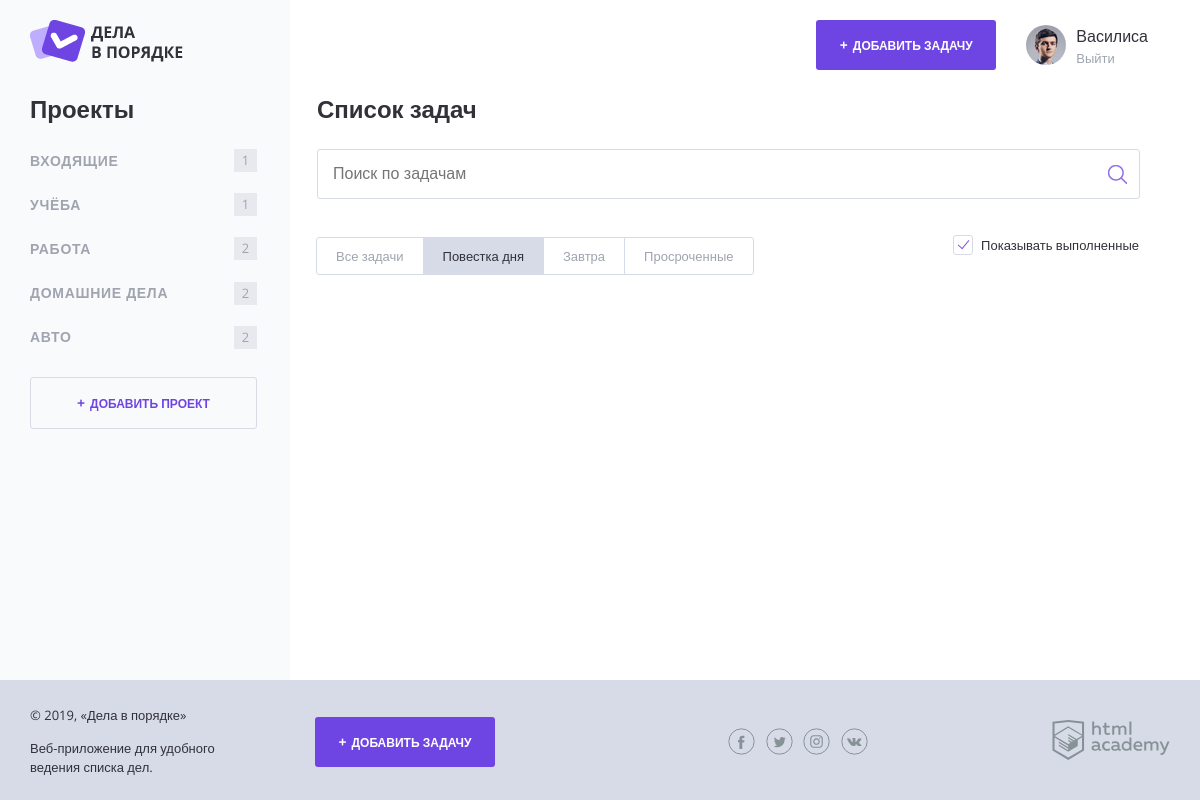
Before: /?tab=today (signed in) with the older database file.
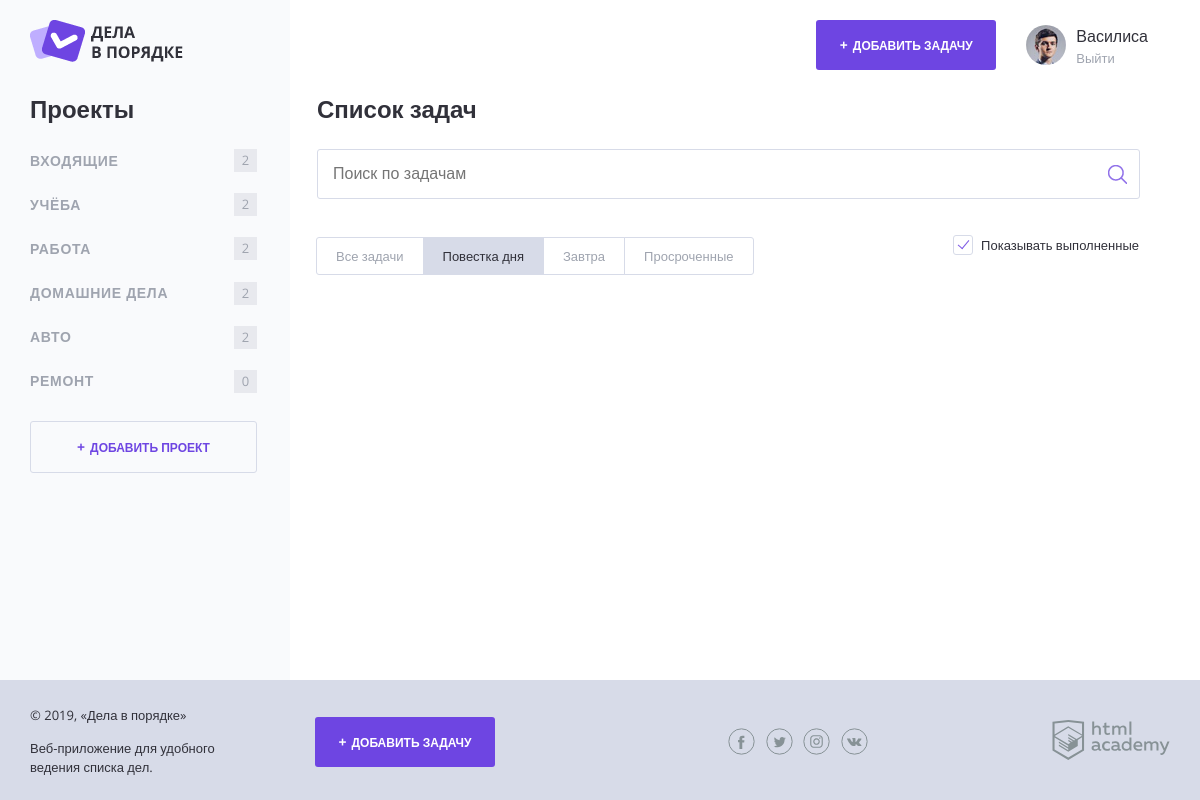
After: the same page with the newer database file.
### tables this page shows
CREATE TABLE projects (
    id INT AUTO_INCREMENT PRIMARY KEY,
    user_id INT NOT NULL,
    name CHAR(128) NOT NULL,
    KEY(user_id),
    KEY(name)
);

### functions.php (called while the page is built, shortened)
<?php
function includeTemplate(string $name, array $data = [])
{
    extract($data);
    require $name;
    $result = ob_get_clean();
    return $result;
}
function dbGetProjects($link, int $userId): array
{
    $sql = "SELECT id, name FROM projects WHERE user_id = " . $userId;
    try {
        $projectsResult = mysqli_query($link, $sql);
        $projects = mysqli_fetch_all($projectsResult, MYSQLI_ASSOC);
        $result = [
            "success" => 1,
            "data" => $projects,
            "count" => mysqli_num_rows($projectsResult)
        ];
    } catch (Exception $ex) {
        $result = [
            "success" => 0,
            "errorMessage" => implode(" | ", [$ex->getLine(), $ex->getMessage(), $ex->getCode()])
        ];
    }
    return $result;
}
function dbGetTasks($link, int $userId): array
{
    $sql = <<<SQL
    SELECT t.id, t.user_id, p.name AS project, t.title, t.file, t.deadline, t.status
    FROM tasks t
    LEFT JOIN projects p ON t.project_id = p.id
    LEFT JOIN users u ON t.user_id = u.id
    WHERE t.user_id = $userId ORDER BY t.id DESC
SQL;
    try {
        $tasksResult = mysqli_query($link, $sql);
        $tasks = mysqli_fetch_all($tasksResult, MYSQLI_ASSOC);
        $result = [
            "success" => 1,
            "data" => $tasks,
            "count" => mysqli_num_rows($tasksResult)
        ];
    } catch (Exception $ex) {
        $result = [
            "success" => 0,
            "errorMessage" => implode(" | ", [$ex->getLine(), $ex->getMessage(), $ex->getCode()])
        ];
    }
    return $result;
}
function getGetVal($name)
{
    return filter_input(INPUT_GET, $name, FILTER_SANITIZE_SPECIAL_CHARS);
}
function getCountTasksProject(array $tasks, array $item)
{
    $count = 0;
    foreach ($tasks as $task) {
        if (isset($task["project"]) && isset($item["name"]) && $task["project"] == $item["name"]) {
            $count++;
        }
    }
    return $count;
}

### data.php (called while the page is built, shortened)
<?php
$showCompleteTasks = 1;

### templates/main.php (the view, shortened to what this page needs)
<section class="content__side">
    <h2 class="content__side-heading">Проекты</h2>
    <nav class="main-navigation">
        <ul class="main-navigation__list">
            <?php foreach ($projects as $item): ?>
                <?php $className = isset($item["id"]) && isset($_GET["project_id"]) && $item["id"] === intval($_GET["project_id"]) ?
                    "main-navigation__list-item--active" : ""; ?>
                <li class="main-navigation__list-item <?= $className; ?>">
                    <a class="main-navigation__list-item-link" href="/?project_id=<?= $item["id"]; ?>">
                        <?php if (isset($item["name"])): ?>
                            <?= htmlspecialchars($item["name"]); ?>
                        <?php endif; ?>
                    </a>
                    <span class="main-navigation__list-item-count">
                        <?= getCountTasksProject($tasksAll, $item); ?>
                    </span>
                </li>
            <?php endforeach; ?>
        </ul>
    </nav>
    <a class="button button--transparent button--plus content__side-button" href="/add-project.php">Добавить проект</a>
</section>
<main class="content__main">
    <h2 class="content__main-heading">Список задач</h2>
    <form class="search-form" action="/" method="get" autocomplete="off">
        <label>
            <input class="search-form__input" type="text" name="query" value="<?= htmlspecialchars(getGetVal("query")); ?>"
                   placeholder="Поиск по задачам">
        </label>
        <input class="search-form__submit" type="submit" name="" value="Искать">
    </form>
    <div class="tasks-controls">
        <nav class="tasks-switch">
            <?php $className = !isset($_GET["tab"]) ? "tasks-switch__item--active" : ""; ?>
            <a class="tasks-switch__item <?= $className; ?>" href="/">Все задачи</a>
            <?php $className = isset($_GET["tab"]) && $_GET["tab"] == "today" ? "tasks-switch__item--active" : ""; ?>
            <a class="tasks-switch__item <?= $className; ?>" href="/?tab=today">Повестка дня</a>
            <?php $className = isset($_GET["tab"]) && $_GET["tab"] == "tomorrow" ? "tasks-switch__item--active" : ""; ?>
            <a class="tasks-switch__item <?= $className; ?>" href="/?tab=tomorrow">Завтра</a>
            <?php $className = isset($_GET["tab"]) && $_GET["tab"] == "past" ? "tasks-switch__item--active" : ""; ?>
            <a class="tasks-switch__item <?= $className; ?>" href="/?tab=past">Просроченные</a>
        </nav>
        <label class="checkbox">
            <a href="<?= $url . $urlLink ?>">
                <span class="checkbox__text">Показывать выполненные</span>
            </a>
        </label>
    </div>
</main>

Changed rows visible on the page:
computed for projects "ВХОДЯЩИЕ": item "1" → "2"
computed for projects "УЧЁБА": item "1" → "2"
now on this page (row edited): projects: name "РЕМОНТ", item "0"
